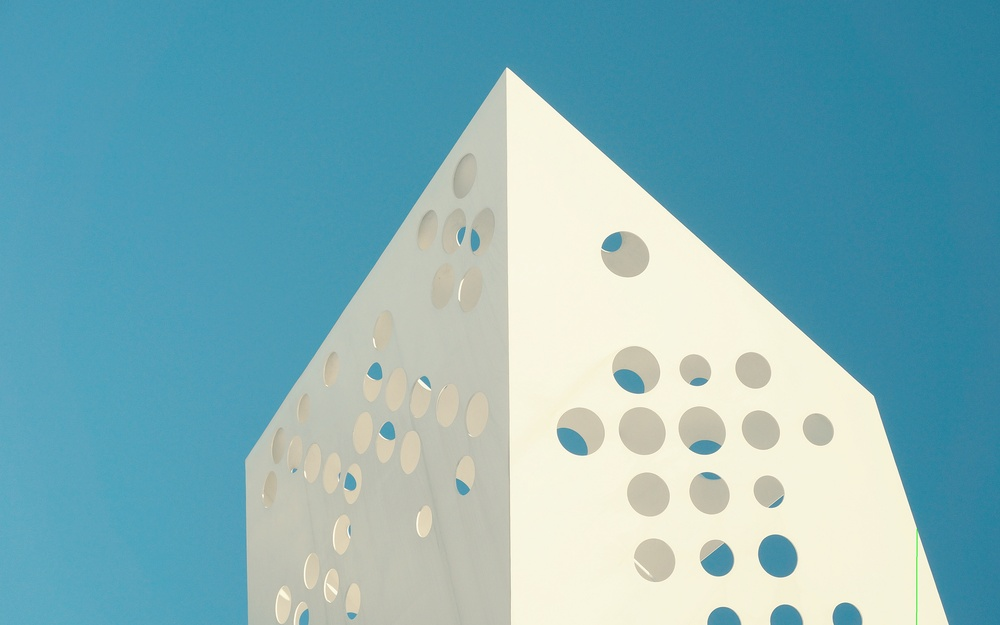
#> input picture teste.jpg, 1000 x 625 px, shrunk from 3840 x 2400 before the run, given in place of the camera
$ python colorDetectColor.py
#> lines starting #> are read from the running program, lines starting #| are printed output that depends on the picture; after the words box and inside, x2 and y2 are one past the last pixel; in counts of white or black regions, pixels touching at a corner belong together
import cv2
import numpy as np
cam = cv2.VideoCapture(0)

while(cam.isOpened()):
    _,img = cam.read()
#> img is the input picture: shape (625, 1000, 3); mean B, G, R 184.8, 176.1, 126.7
    _,img2 = cam.read()
    min = np.array([58,34,48])
    max = np.array([230,157,240])
    hsv = cv2.cvtColor(img, cv2.COLOR_RGB2HSV_FULL)
#> hsv: shape (625, 1000, 3); mean H, S, V 69.5, 106.6, 193
    mascara = cv2.inRange(hsv, min, max)
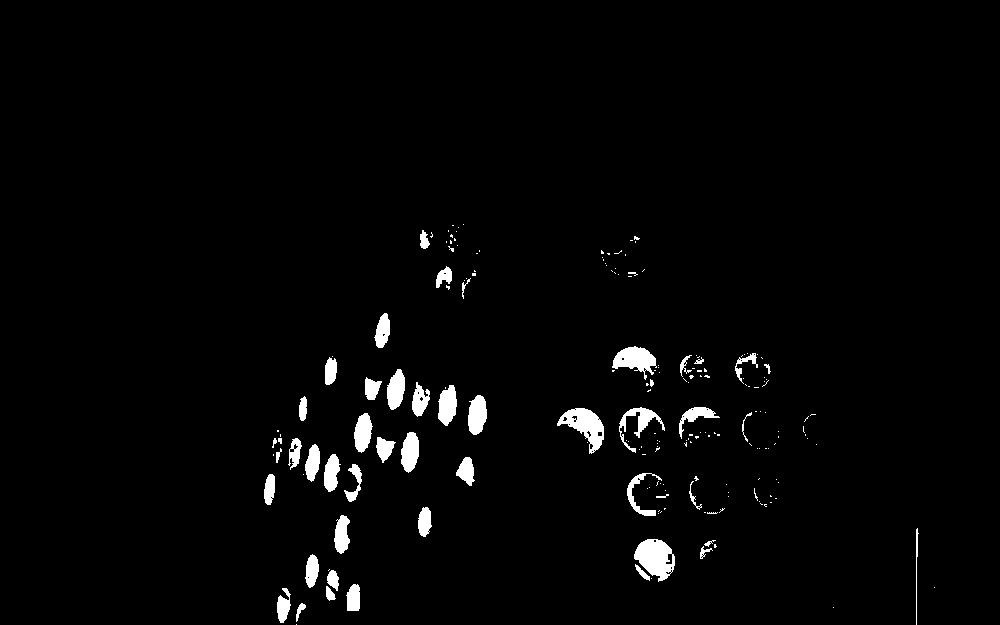
#> mascara: shape (625, 1000); 2.3% white; 195 white regions (145 under 20 px), largest, box (x1, y1, x2, y2) and area: (634, 539, 675, 582) 1120, (557, 408, 604, 454) 1002, (612, 346, 657, 380) 806
    resultado = cv2.bitwise_and(img, img, mask = mascara)
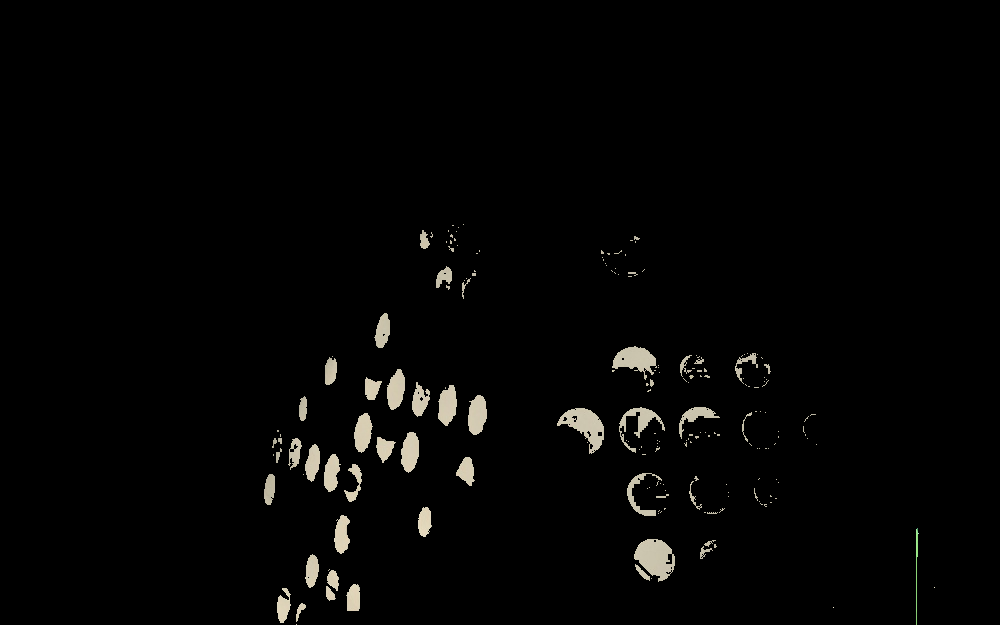
#> resultado: shape (625, 1000, 3); mean B, G, R 4.1, 4.7, 4.8
    resultado2 = cv2.bitwise_and(img, img2, mask = mascara)
    cv2.imshow("Cor", resultado)
    cv2.imshow("Cor2", img2)
    if cv2.waitKey(33)>=0:
#> (key Esc is pressed here)
        break
cam.release()
cv2.destroyAllWindows()
